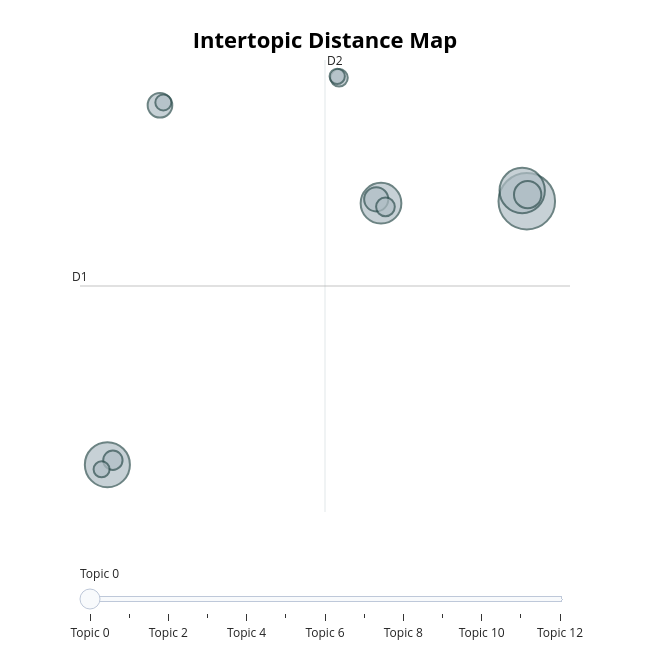

Here is the notebook cell this chart was saved with:
### Code cell
#https://maartengr.github.io/BERTopic/getting_started/visualization/visualization.html#visualize-documents
topic_model.visualize_topics()

### Figure 1 — Plotly figure (JSON) as saved in the notebook; plotly's stock layout.template omitted (floating-point values rounded to 4 significant figures)
{"data": [{"customdata": [[0, "love | dont | know | girl | baby", 137], [1, "know | seem | feel | go | cant", 88], [2, "bitch | fuck | nigga | shit | pussy", 87], [3, "thaiboy | drain | dont | cant | lost", 71], [4, "ice | way | life | world | rainbow", 32], [5, "lean | yung | leandoer | got | boys", 26], [6, "flex | force | air | got | lean", 25], [7, "rent | pay | got | bitch | lil", 16], [8, "shawty | thc | got | come | pull", 15], [9, "fuck | yuh | face | life | smile", 13], [10, "lean | back | know | man | coloured", 11], [11, "bih | dis | prom | walk | night", 11], [12, "die | cry | wrist | take | today", 10]], "hovertemplate": "<b>Topic %{customdata[0]}</b><br>%{customdata[1]}<br>Size: %{customdata[2]}", "legendgroup": "", "marker": {"color": "#B0BEC5", "line": {"color": "DarkSlateGrey", "width": 2}, "size": [137, 88, 87, 71, 32, 26, 25, 16, 15, 13, 11, 11, 10], "sizemode": "area", "sizeref": 0.08563, "symbol": "circle"}, "mode": "markers", "name": "", "orientation": "v", "showlegend": false, "type": "scatter", "x": [17.23, 16.95, -8.458, 8.302, 17.28, -5.236, 8.01, -8.12, 8.574, 5.733, -5.031, -8.812, 5.619], "xaxis": "x", "y": [-1.231, -0.423, -21.24, -1.387, -0.7344, 6.056, -1.094, -20.9, -1.659, 8.138, 6.262, -21.6, 8.252], "yaxis": "y"}], "layout": {"annotations": [{"showarrow": false, "text": "D1", "x": -10.13, "y": -7.673, "yshift": 10}, {"showarrow": false, "text": "D2", "x": 4.871, "xshift": 10, "y": 9.49}], "height": 650, "hoverlabel": {"bgcolor": "white", "font": {"family": "Rockwell", "size": 16}}, "legend": {"itemsizing": "constant", "tracegroupgap": 0}, "margin": {"t": 60}, "shapes": [{"line": {"color": "#CFD8DC", "width": 2}, "type": "line", "x0": 4.871, "x1": 4.871, "y0": -24.84, "y1": 9.49}, {"line": {"color": "#9E9E9E", "width": 2}, "type": "line", "x0": -10.13, "x1": 19.88, "y0": -7.673, "y1": -7.673}], "sliders": [{"active": 0, "pad": {"t": 50}, "steps": [{"args": [{"marker.color": [["red", "#B0BEC5", "#B0BEC5", "#B0BEC5", "#B0BEC5", "#B0BEC5", "#B0BEC5", "#B0BEC5", "#B0BEC5", "#B0BEC5", "#B0BEC5", "#B0BEC5", "#B0BEC5"]]}], "label": "Topic 0", "method": "update"}, {"args": [{"marker.color": [["#B0BEC5", "red", "#B0BEC5", "#B0BEC5", "#B0BEC5", "#B0BEC5", "#B0BEC5", "#B0BEC5", "#B0BEC5", "#B0BEC5", "#B0BEC5", "#B0BEC5", "#B0BEC5"]]}], "label": "Topic 1", "method": "update"}, {"args": [{"marker.color": [["#B0BEC5", "#B0BEC5", "red", "#B0BEC5", "#B0BEC5", "#B0BEC5", "#B0BEC5", "#B0BEC5", "#B0BEC5", "#B0BEC5", "#B0BEC5", "#B0BEC5", "#B0BEC5"]]}], "label": "Topic 2", "method": "update"}, {"args": [{"marker.color": [["#B0BEC5", "#B0BEC5", "#B0BEC5", "red", "#B0BEC5", "#B0BEC5", "#B0BEC5", "#B0BEC5", "#B0BEC5", "#B0BEC5", "#B0BEC5", "#B0BEC5", "#B0BEC5"]]}], "label": "Topic 3", "method": "update"}, {"args": [{"marker.color": [["#B0BEC5", "#B0BEC5", "#B0BEC5", "#B0BEC5", "red", "#B0BEC5", "#B0BEC5", "#B0BEC5", "#B0BEC5", "#B0BEC5", "#B0BEC5", "#B0BEC5", "#B0BEC5"]]}], "label": "Topic 4", "method": "update"}, {"args": [{"marker.color": [["#B0BEC5", "#B0BEC5", "#B0BEC5", "#B0BEC5", "#B0BEC5", "red", "#B0BEC5", "#B0BEC5", "#B0BEC5", "#B0BEC5", "#B0BEC5", "#B0BEC5", "#B0BEC5"]]}], "label": "Topic 5", "method": "update"}, {"args": [{"marker.color": [["#B0BEC5", "#B0BEC5", "#B0BEC5", "#B0BEC5", "#B0BEC5", "#B0BEC5", "red", "#B0BEC5", "#B0BEC5", "#B0BEC5", "#B0BEC5", "#B0BEC5", "#B0BEC5"]]}], "label": "Topic 6", "method": "update"}, {"args": [{"marker.color": [["#B0BEC5", "#B0BEC5", "#B0BEC5", "#B0BEC5", "#B0BEC5", "#B0BEC5", "#B0BEC5", "red", "#B0BEC5", "#B0BEC5", "#B0BEC5", "#B0BEC5", "#B0BEC5"]]}], "label": "Topic 7", "method": "update"}, {"args": [{"marker.color": [["#B0BEC5", "#B0BEC5", "#B0BEC5", "#B0BEC5", "#B0BEC5", "#B0BEC5", "#B0BEC5", "#B0BEC5", "red", "#B0BEC5", "#B0BEC5", "#B0BEC5", "#B0BEC5"]]}], "label": "Topic 8", "method": "update"}, {"args": [{"marker.color": [["#B0BEC5", "#B0BEC5", "#B0BEC5", "#B0BEC5", "#B0BEC5", "#B0BEC5", "#B0BEC5", "#B0BEC5", "#B0BEC5", "red", "#B0BEC5", "#B0BEC5", "#B0BEC5"]]}], "label": "Topic 9", "method": "update"}, {"args": [{"marker.color": [["#B0BEC5", "#B0BEC5", "#B0BEC5", "#B0BEC5", "#B0BEC5", "#B0BEC5", "#B0BEC5", "#B0BEC5", "#B0BEC5", "#B0BEC5", "red", "#B0BEC5", "#B0BEC5"]]}], "label": "Topic 10", "method": "update"}, {"args": [{"marker.color": [["#B0BEC5", "#B0BEC5", "#B0BEC5", "#B0BEC5", "#B0BEC5", "#B0BEC5", "#B0BEC5", "#B0BEC5", "#B0BEC5", "#B0BEC5", "#B0BEC5", "red", "#B0BEC5"]]}], "label": "Topic 11", "method": "update"}, {"args": [{"marker.color": [["#B0BEC5", "#B0BEC5", "#B0BEC5", "#B0BEC5", "#B0BEC5", "#B0BEC5", "#B0BEC5", "#B0BEC5", "#B0BEC5", "#B0BEC5", "#B0BEC5", "#B0BEC5", "red"]]}], "label": "Topic 12", "method": "update"}]}], "title": {"font": {"color": "Black", "size": 22}, "text": "<b>Intertopic Distance Map</b>", "x": 0.5, "xanchor": "center", "y": 0.95, "yanchor": "top"}, "width": 650, "xaxis": {"anchor": "y", "domain": [0, 1], "range": [-10.13, 19.88], "title": {"text": ""}, "visible": false}, "yaxis": {"anchor": "x", "domain": [0, 1], "range": [-24.84, 9.49], "title": {"text": ""}, "visible": false}}}
